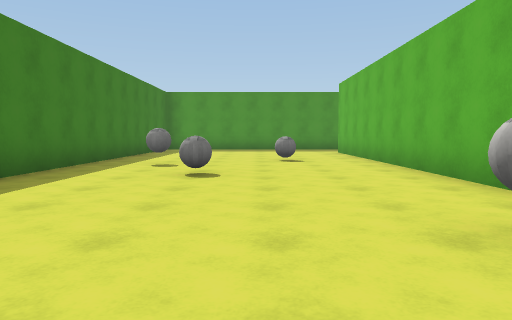
[1] (above)

16 first-person views from a walk through a scene from a Unity 3-D project. The camera is 1.2 m above the floor, tilts 4° down and sees 70° across. The floor is counted in squares, 2 m on a side. Each view is taken from the middle of a square. On the plan, view 1 faces up. The plan holds only what a view shows up to about 10 squares ahead; the rest is blank. The player is left out. Surface patterns are stand-ins for the level's own textures.

[2]
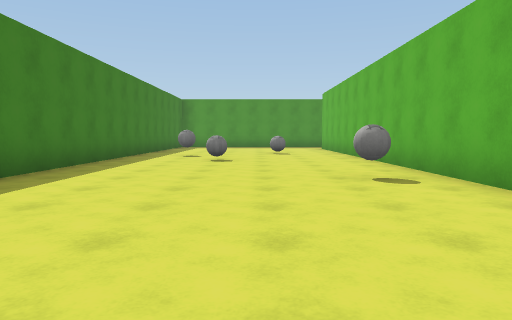

[3]
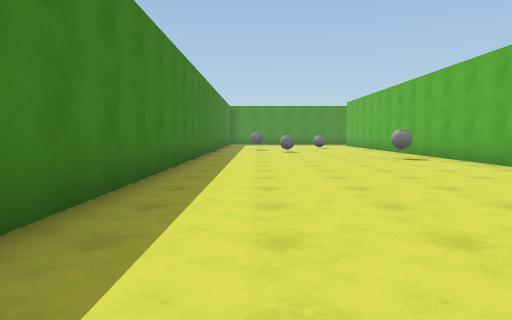

[4]
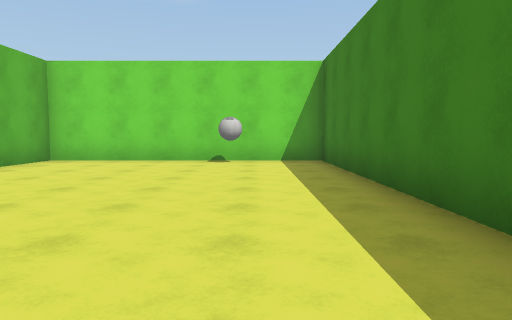

[5]
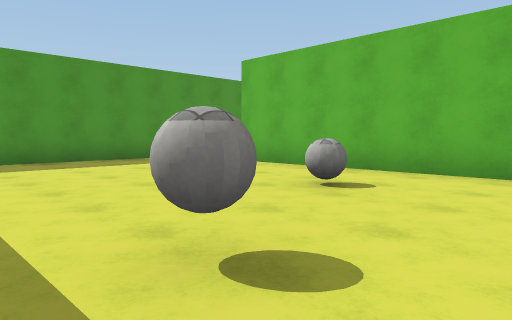

[6]
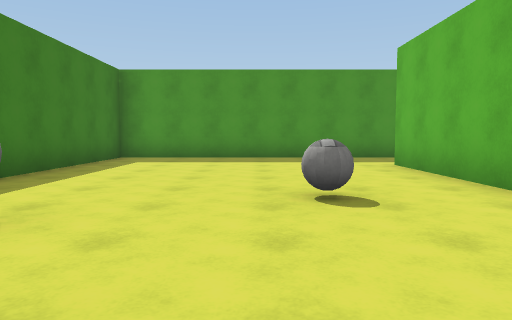

[7]
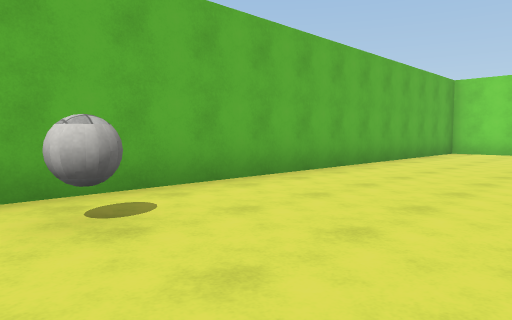

[8]
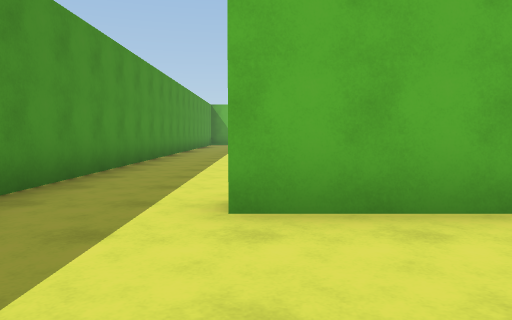

[9]
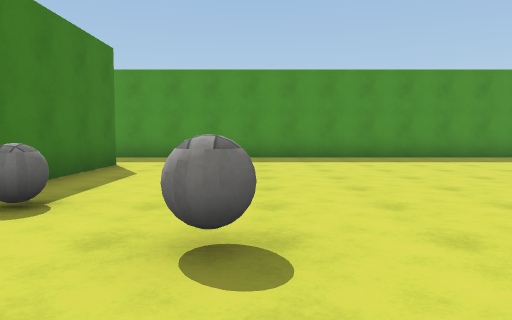

[10]
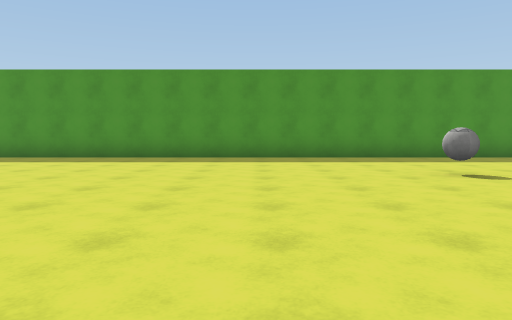

[11]
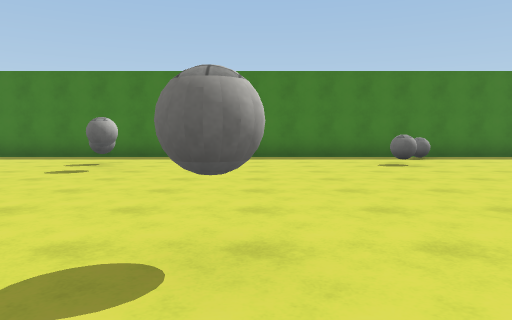

[12]
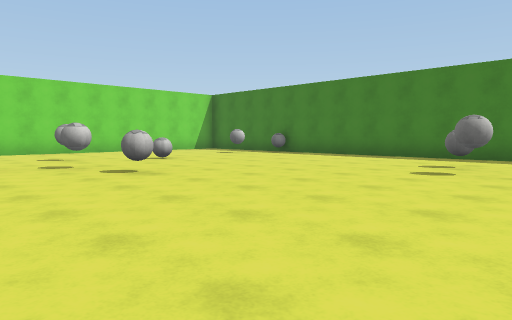

[13]
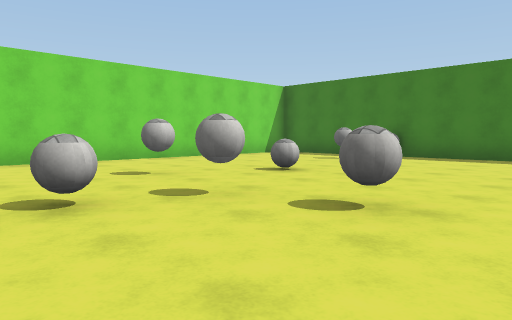

[14]
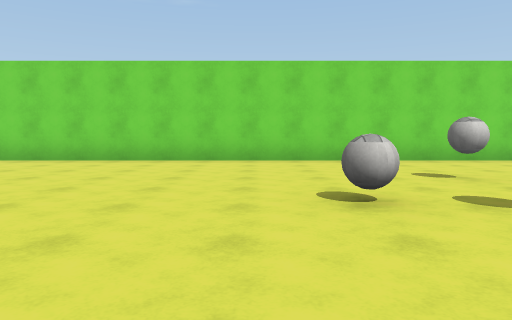

[15]
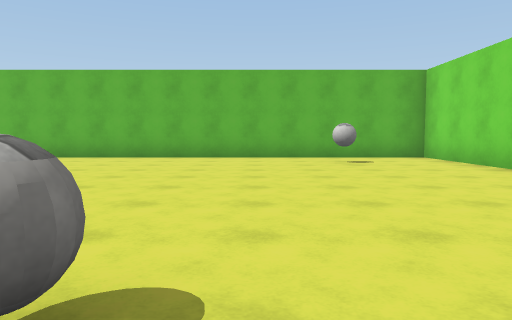

[16]
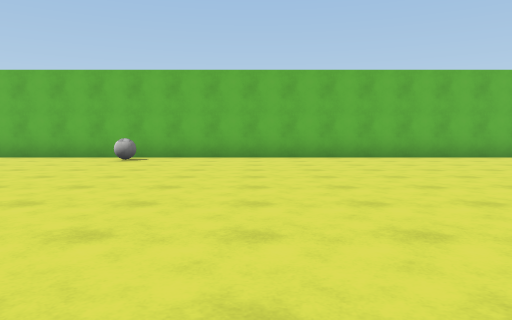

### Floor plan
Points are (right, up) in squares from view 1. A wall is a line through its corners. A room is listed if a view was taken in it or the views show most of it. See-through windows are left out.
Room 1 (views 1, 2, 3, 4, 5, 6, 7, 8)
walls: (3.4, 14.5) (-3.5, 14.5) (-3.5, -9.4) (2.7, -9.4) (2.7, 12.2)
ways out: opening at (3, 13.5) to room 2
objects: ball (-2, 7); ball (-1, -9); ball (-1, 5); ball (1, 8); ball (2, 2); other object (3, -5)
Room 2 (views 9, 10, 11, 12, 13, 14, 15, 16)
walls: (3.2, 1.6) (3.2, -4.5); (3.2, 12.2) (3.2, 3.9); (7.1, -9.4) (20.6, -9.4) (20.6, 7.8); (19.8, 14.5) (3.4, 14.5)
ways out: opening at (3, 13.5) to room 1
objects: ball (4, 8); ball (5, -6); ball (6, 1); ball (6, 7); ball (7, 1); ball (8, -5); ball (10, -6); ball (10, -3); ball (11, -4); ball (11, 4); ball (12, -4); ball (16, 10); ball (19, -7); ball (20, 4)

Where each view was taken, in squares from view 1:
view 1: 0 up, 0 right, facing up
view 2: 3 down, 0 right, facing up
view 3: 7 down, 2 left, facing up
view 4: 1 down, 2 left, facing down
view 5: 6 up, 3 left, facing up-right
view 6: 5 up, 0 right, facing up
view 7: 3 up, 1 left, facing down-right
view 8: 12 up, 0 right, facing right
view 9: 5 up, 6 right, facing up
view 10: 5 up, 13 right, facing up
view 11: 4 up, 13 right, facing left
view 12: 3 up, 13 right, facing down-left
view 13: 1 down, 13 right, facing down-left
view 14: 1 down, 13 right, facing down
view 15: 5 down, 11 right, facing right
view 16: 1 up, 11 right, facing right
